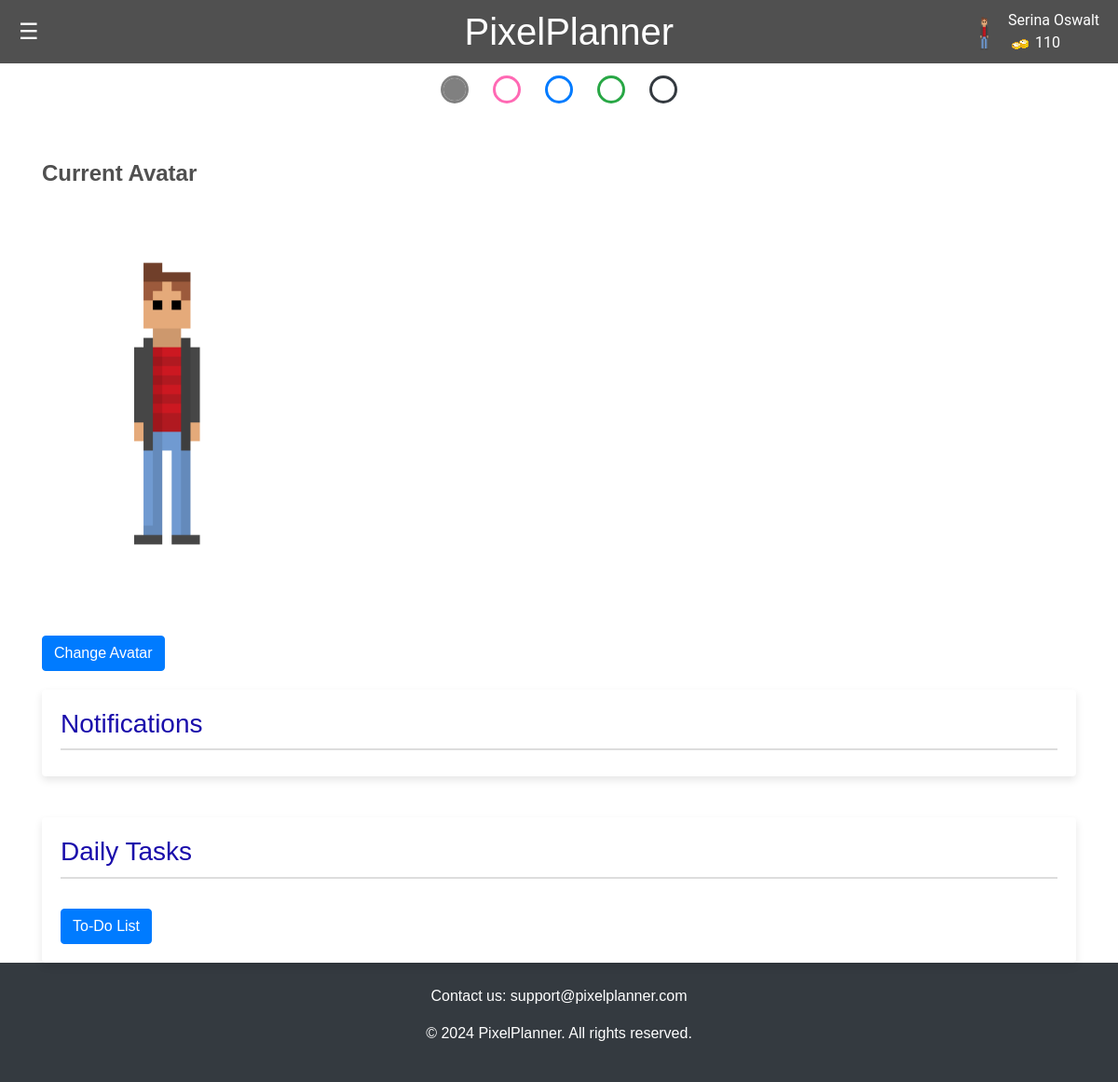
Page /dashboard (signed in) on the earlier database version.
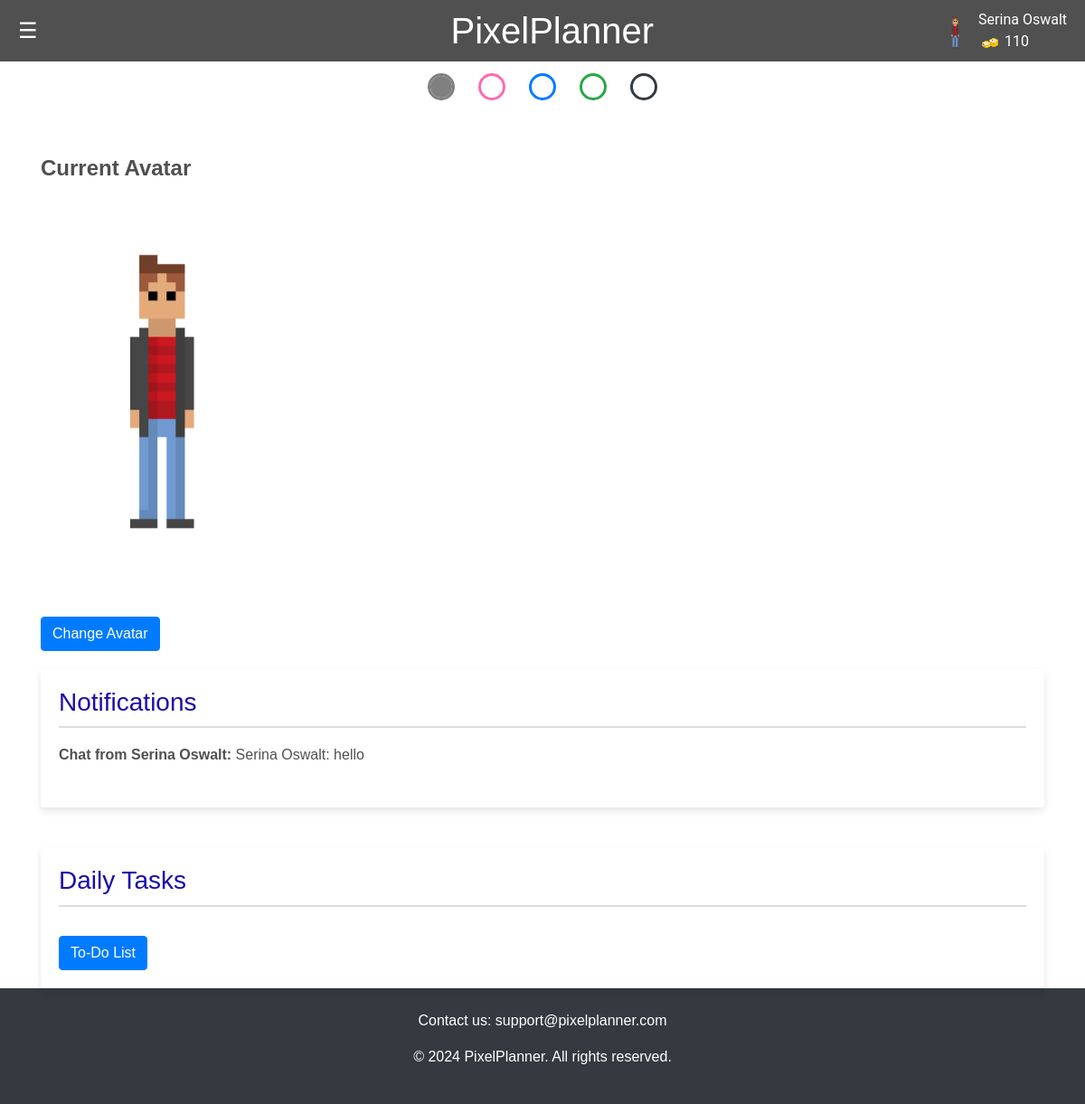
Same page on the later database version.
### app.py (models this page shows, shortened)
class User(db.Model):
    id = db.Column(db.Integer, primary_key=True)
    name = db.Column(db.String(100), nullable=False)
    email = db.Column(db.String(100), unique=True)
    password = db.Column(db.String(100))
    canvas_api_key = db.Column(db.String(255))
    course_codes_list = db.Column(db.String(255))
    avatar = db.Column(db.String(255))
    coins = db.Column(db.Integer)
    color_picker_unlocked = db.Column(db.Boolean, default=False)
    user_items = db.relationship('UserItem', backref='user', lazy=True, cascade="all, delete, delete-orphan")

class ChatMessage(db.Model):
    id = db.Column(db.Integer, primary_key=True)
    message = db.Column(db.String(500))
    timestamp = db.Column(db.DateTime, default=datetime.utcnow)
    sender_id = db.Column(db.Integer, db.ForeignKey('user.id'))  # ForeignKey to the User model
    sender = db.relationship('User', backref='messages')  # Define the relationship

### app.py (the view)
@app.route('/dashboard')
def dashboard():
    if 'email' not in session:
        flash('Please log in to access the dashboard.')
        return redirect(url_for('login'))
    user_id = session.get('user_id')
    user = User.query.get(user_id)
    if not user:
        flash('User not found.')
        return redirect(url_for('login'))
    messages = ChatMessage.query.order_by(ChatMessage.timestamp.desc()).limit(10).all()
    return render_template('dashboard.html', user=user, messages=messages)

### templates/dashboard.html (shortened to what this page needs)
<!DOCTYPE html>
<html lang="en">
<head>
  <link rel="stylesheet" href="https://cdn.jsdelivr.net/npm/bootstrap@4.6.2/dist/css/bootstrap.min.css">
  <link rel="stylesheet" href="/static/css/styles.css">
</head>
<header>
    <div class="menu-icon" onmouseover="openNav()" onmouseout="closeNav()">&#9776;</div>
    <h1>PixelPlanner</h1>
    <div class="profile-info">
        <img src="{{ url_for('static', filename='images/' + user.avatar) }}" alt="User Avatar" class="avatar">
        <div class="player-info">
            <span class="player-name">{{session.get('user_name', 'Guest')}}</span>
            <span class="player-coins"><img src="{{ url_for('static', filename='images/coin.png') }}" alt="Coin"> {{
                user.coins }}</span>
</header>
<body>
    {% if user.color_picker_unlocked %}
    <form class="color-picker">
        <fieldset>
            <input type="radio" name="theme" id="light" checked>
            <input type="radio" name="theme" id="pink">
            <input type="radio" name="theme" id="blue">
            <input type="radio" name="theme" id="green">
            <input type="radio" name="theme" id="dark">
        </fieldset>
    </form>
    {% else %}
    <p class="locked-feature-notice">Visit the Shop to Unlock Themes</p>
    {% endif %}
<div class="container mt-5">
    <div class="row">
        <div class="col-md-6">
            <h3 class="avatar-header"> Current Avatar</h3>
            <img src="{{ url_for('static', filename='images/' + (user.avatar if user.avatar else 'pixelBoy.png')) }}" alt="User Avatar" class="user-avatar-large">
            <br>
            <a href="/shop" class="btn btn-primary mt-3">Change Avatar</a>
        </div>
        <div class="col-md-12">
            <div class="notification-box rounded">
                <h3>Notifications</h3>
                {% for message in messages %}
                    <p><strong>Chat from {{ message.sender.name }}:</strong> {{ message.message }}</p>
                {% endfor %}
            </div>
        </div>
        <div class="col-md-12 mt-4">
            <div class="task-box rounded">
                <h3>Daily Tasks</h3>
                <a href="/todo" class="btn btn-primary mt-3">To-Do List</a>
            </div>
        </div>
    </div>
</div>
<footer class="footer bg-dark text-white py-4">
    <div class="container text-center">
        <p>Contact us: support@pixelplanner.com</p>
        <p>&copy; 2024 PixelPlanner. All rights reserved.</p>
    </div>
</footer>
</body>
</html>

### static/css/styles.css (style rules this page uses)
body, html { height: 100%; margin: 0; padding: 0; font-family: Arial, sans-serif; background-color: var(--bg-color); color: var(--text-color); }
body, html { margin: 0; padding: 0; font-family: Arial, sans-serif; }
header { display: flex; justify-content: space-between; align-items: center; background-color: var(--notification-text-color); padding: 10px 20px; position: relative; }
header h1 { margin: 0; flex-grow: 1; text-align: center; color: var(--bg-color) }
.menu-icon { cursor: pointer; font-size: 24px; color: var(--bg-color); }
.profile-info { display: flex; align-items: center; position: absolute; top: 10px; right: 20px; font-family: 'Roboto', sans-serif; color: var(--bg-color); }
.avatar { height: 50px; width: auto; border-radius: 50%; }
.player-info { display: flex; flex-direction: column; margin-left: 10px }
body { font-family: Arial, sans-serif; background-color: var(--bg-color); margin: 0; padding: 0; }
.avatar-header { color: var(--avatar-header); font-size: 24px; font-weight: bold; }
.user-avatar-large { flex: 1; width: 50%; display: flex; justify-content: center; align-items: center; }
.rounded { background-color: var(--bg-color); padding: 20px; border-radius: 8px; box-shadow: 0px 4px 8px rgba(0,0,0,0.1); margin-top: 20px; }
.notification-box h3, .task-box h3 { color: var(--link-color); border-bottom: 2px solid var(--border-color); padding-bottom: 10px; }
.notification-box p, .task-box li a { padding: 10px 0; display: block; color: var(--notification-text-color); }
.notification-box, .task-box { background-color: var(--bg-color); padding: 20px; border-radius: 10px; box-shadow: 0 4px 8px rgba(0, 0, 0, 0.1); }
.color-picker>fieldset { border: 0; display: flex; gap: 2rem; width: fit-content; background: fff; padding: 1rem 3rem; margin-inline: auto; border-radius: 0 0 1rem 1rem; }
.color-picker input[type="radio"] { appearance: none; width: 1.5rem; height: 1.5rem; outline: 3px solid var(--radio-color, currentColor); border-radius: 50%; }
.color-picker input[type="radio"]:checked { background: var(--radio-color); }
.color-picker input[type="radio"]#light { --radio-color: gray; }
.color-picker input[type="radio"]#pink { --radio-color: #ff69b4; }
.color-picker input[type="radio"]#blue { --radio-color: #007bff; }
.color-picker input[type="radio"]#green { --radio-color: #28a745; }
.color-picker input[type="radio"]#dark { --radio-color: #343a40; }
:root { --bg-color: #fff; --text-color: #333; --link-color: #007bff; --hover-bg-color: #cccccc; --hover-text-decoration: underline; --notification-text-color: #666; --border-color: #eee; }
:root:has(#light:checked) { --bg-color: #ffffff; --text-color: #333333; --link-color: #1a0dab; --hover-text-decoration: underline; --notification-text-color: #505050; --border-color: #dddddd; --avatar-header: #505050; --background-bg-color: #ffffff; --calendar-bg-color: #ffffff; --todo-header-color: #505050; --toolbar-title-color: #505050; --event-color: #333333; --chat-title-color: #505050; }
a { color: var(--link-color); }

Differences in the rows shown:
added ChatMessage: sender.name "Serina Oswalt", message "Serina Oswalt: hello"
